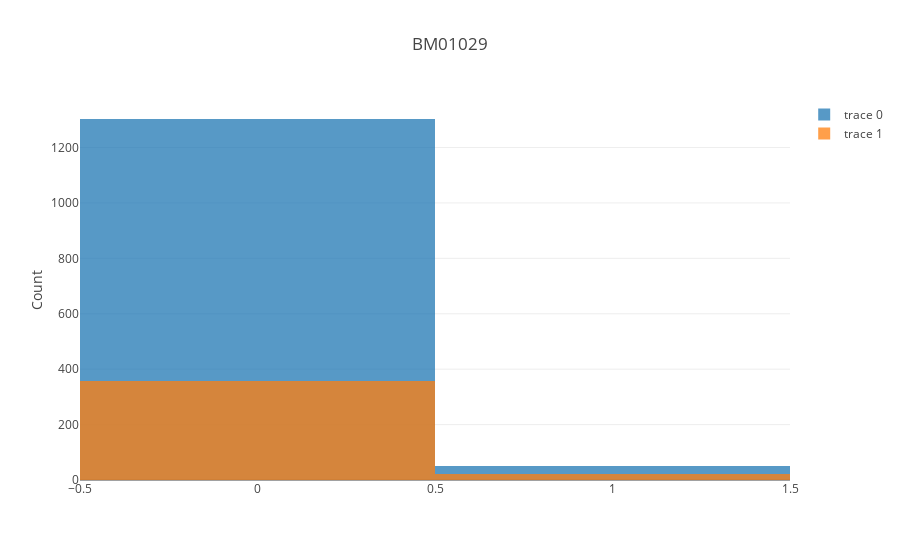

Notebook code for this chart:
### Code cell
plotBarCat(df_fill_na,'BM01029','target_label')

### Figure 1 — Plotly figure (JSON) as saved in the notebook; plotly's stock layout.template omitted (floating-point values rounded to 4 significant figures; data arrays with more than 128 entries replaced by an {"elided": "..."} marker saying what was removed)
{"data": [{"opacity": 0.75, "type": "histogram", "x": {"elided": "1353 int values"}}, {"opacity": 0.75, "type": "histogram", "x": {"elided": "381 int values"}}], "layout": {"barmode": "overlay", "title": "BM01029", "yaxis": {"title": "Count"}}}
